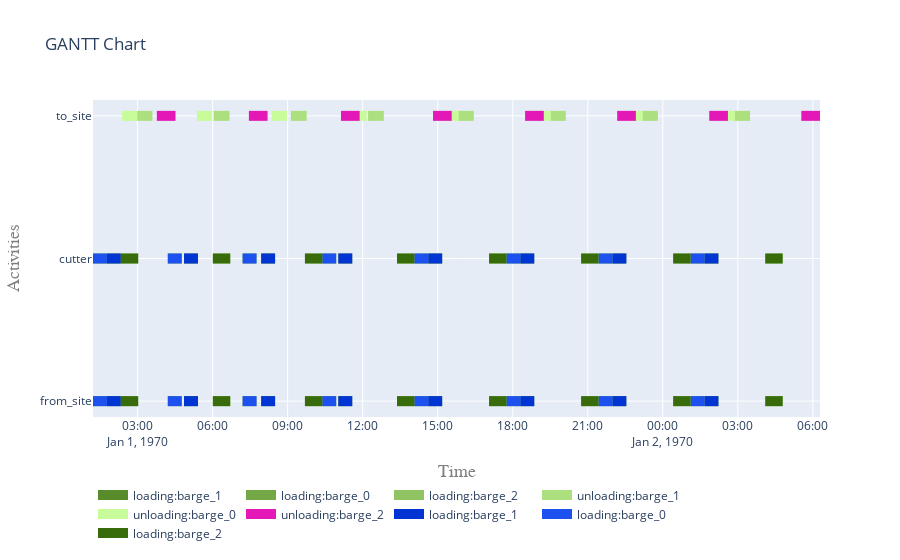

The code cell stored with this chart in its notebook:
### Code cell
fig = plot.get_gantt_chart([from_site, to_site, cutter],id_map=id_map)

### Figure 1 — Plotly figure (JSON) as saved in the notebook; plotly's stock layout.template omitted (floating-point values rounded to 4 significant figures)
{"data": [{"connectgaps": false, "hoverinfo": "y+name", "line": {"color": "rgb(88,140,43)", "width": 10}, "mode": "lines", "name": "loading:barge_1", "type": "scatter", "x": ["1970-01-01T01:46:24", "1970-01-01T01:46:24", "1970-01-01T02:19:44", "1970-01-01T02:19:44", "1970-01-01T02:19:44", "1970-01-01T04:51:28", "1970-01-01T04:51:28", "1970-01-01T05:24:48", "1970-01-01T05:24:48", "1970-01-01T05:24:48", "1970-01-01T07:56:32", "1970-01-01T07:56:32", "1970-01-01T08:29:52", "1970-01-01T08:29:52", "1970-01-01T08:29:52", "1970-01-01T11:01:36", "1970-01-01T11:01:36", "1970-01-01T11:34:56", "1970-01-01T11:34:56", "1970-01-01T11:34:56", "1970-01-01T14:37:20", "1970-01-01T14:37:20", "1970-01-01T15:10:40", "1970-01-01T15:10:40", "1970-01-01T15:10:40", "1970-01-01T18:18:12", "1970-01-01T18:18:12", "1970-01-01T18:51:32", "1970-01-01T18:51:32", "1970-01-01T18:51:32", "1970-01-01T21:59:04", "1970-01-01T21:59:04", "1970-01-01T22:32:24", "1970-01-01T22:32:24", "1970-01-01T22:32:24", "1970-01-02T01:39:56", "1970-01-02T01:39:56", "1970-01-02T02:13:16", "1970-01-02T02:13:16", "1970-01-02T02:13:16", "1970-01-01T01:46:24", "1970-01-01T01:46:24", "1970-01-01T02:19:44", "1970-01-01T02:19:44", "1970-01-01T02:19:44", "1970-01-01T04:51:28", "1970-01-01T04:51:28", "1970-01-01T05:24:48", "1970-01-01T05:24:48", "1970-01-01T05:24:48", "1970-01-01T07:56:32", "1970-01-01T07:56:32", "1970-01-01T08:29:52", "1970-01-01T08:29:52", "1970-01-01T08:29:52", "1970-01-01T11:01:36", "1970-01-01T11:01:36", "1970-01-01T11:34:56", "1970-01-01T11:34:56", "1970-01-01T11:34:56", "1970-01-01T14:37:20", "1970-01-01T14:37:20", "1970-01-01T15:10:40", "1970-01-01T15:10:40", "1970-01-01T15:10:40", "1970-01-01T18:18:12", "1970-01-01T18:18:12", "1970-01-01T18:51:32", "1970-01-01T18:51:32", "1970-01-01T18:51:32", "1970-01-01T21:59:04", "1970-01-01T21:59:04", "1970-01-01T22:32:24", "1970-01-01T22:32:24", "1970-01-01T22:32:24", "1970-01-02T01:39:56", "1970-01-02T01:39:56", "1970-01-02T02:13:16", "1970-01-02T02:13:16", "1970-01-02T02:13:16"], "y": ["from_site", "from_site", "from_site", "from_site", null, "from_site", "from_site", "from_site", "from_site", null, "from_site", "from_site", "from_site", "from_site", null, "from_site", "from_site", "from_site", "from_site", null, "from_site", "from_site", "from_site", "from_site", null, "from_site", "from_site", "from_site", "from_site", null, "from_site", "from_site", "from_site", "from_site", null, "from_site", "from_site", "from_site", "from_site", null, "cutter", "cutter", "cutter", "cutter", null, "cutter", "cutter", "cutter", "cutter", null, "cutter", "cutter", "cutter", "cutter", null, "cutter", "cutter", "cutter", "cutter", null, "cutter", "cutter", "cutter", "cutter", null, "cutter", "cutter", "cutter", "cutter", null, "cutter", "cutter", "cutter", "cutter", null, "cutter", "cutter", "cutter", "cutter", null]}, {"connectgaps": false, "hoverinfo": "y+name", "line": {"color": "rgb(116,168,71)", "width": 10}, "mode": "lines", "name": "loading:barge_0", "type": "scatter", "x": ["1970-01-01T01:13:04", "1970-01-01T01:13:04", "1970-01-01T01:46:24", "1970-01-01T01:46:24", "1970-01-01T01:46:24", "1970-01-01T04:12:32", "1970-01-01T04:12:32", "1970-01-01T04:45:52", "1970-01-01T04:45:52", "1970-01-01T04:45:52", "1970-01-01T07:12:00", "1970-01-01T07:12:00", "1970-01-01T07:45:20", "1970-01-01T07:45:20", "1970-01-01T07:45:20", "1970-01-01T10:23:08", "1970-01-01T10:23:08", "1970-01-01T10:56:28", "1970-01-01T10:56:28", "1970-01-01T10:56:28", "1970-01-01T14:04:00", "1970-01-01T14:04:00", "1970-01-01T14:37:20", "1970-01-01T14:37:20", "1970-01-01T14:37:20", "1970-01-01T17:44:52", "1970-01-01T17:44:52", "1970-01-01T18:18:12", "1970-01-01T18:18:12", "1970-01-01T18:18:12", "1970-01-01T21:25:44", "1970-01-01T21:25:44", "1970-01-01T21:59:04", "1970-01-01T21:59:04", "1970-01-01T21:59:04", "1970-01-02T01:06:36", "1970-01-02T01:06:36", "1970-01-02T01:39:56", "1970-01-02T01:39:56", "1970-01-02T01:39:56", "1970-01-01T01:13:04", "1970-01-01T01:13:04", "1970-01-01T01:46:24", "1970-01-01T01:46:24", "1970-01-01T01:46:24", "1970-01-01T04:12:32", "1970-01-01T04:12:32", "1970-01-01T04:45:52", "1970-01-01T04:45:52", "1970-01-01T04:45:52", "1970-01-01T07:12:00", "1970-01-01T07:12:00", "1970-01-01T07:45:20", "1970-01-01T07:45:20", "1970-01-01T07:45:20", "1970-01-01T10:23:08", "1970-01-01T10:23:08", "1970-01-01T10:56:28", "1970-01-01T10:56:28", "1970-01-01T10:56:28", "1970-01-01T14:04:00", "1970-01-01T14:04:00", "1970-01-01T14:37:20", "1970-01-01T14:37:20", "1970-01-01T14:37:20", "1970-01-01T17:44:52", "1970-01-01T17:44:52", "1970-01-01T18:18:12", "1970-01-01T18:18:12", "1970-01-01T18:18:12", "1970-01-01T21:25:44", "1970-01-01T21:25:44", "1970-01-01T21:59:04", "1970-01-01T21:59:04", "1970-01-01T21:59:04", "1970-01-02T01:06:36", "1970-01-02T01:06:36", "1970-01-02T01:39:56", "1970-01-02T01:39:56", "1970-01-02T01:39:56"], "y": ["from_site", "from_site", "from_site", "from_site", null, "from_site", "from_site", "from_site", "from_site", null, "from_site", "from_site", "from_site", "from_site", null, "from_site", "from_site", "from_site", "from_site", null, "from_site", "from_site", "from_site", "from_site", null, "from_site", "from_site", "from_site", "from_site", null, "from_site", "from_site", "from_site", "from_site", null, "from_site", "from_site", "from_site", "from_site", null, "cutter", "cutter", "cutter", "cutter", null, "cutter", "cutter", "cutter", "cutter", null, "cutter", "cutter", "cutter", "cutter", null, "cutter", "cutter", "cutter", "cutter", null, "cutter", "cutter", "cutter", "cutter", null, "cutter", "cutter", "cutter", "cutter", null, "cutter", "cutter", "cutter", "cutter", null, "cutter", "cutter", "cutter", "cutter", null]}, {"connectgaps": false, "hoverinfo": "y+name", "line": {"color": "rgb(144,196,99)", "width": 10}, "mode": "lines", "name": "loading:barge_2", "type": "scatter", "x": ["1970-01-01T02:19:44", "1970-01-01T02:19:44", "1970-01-01T03:01:24", "1970-01-01T03:01:24", "1970-01-01T03:01:24", "1970-01-01T06:00:36", "1970-01-01T06:00:36", "1970-01-01T06:42:16", "1970-01-01T06:42:16", "1970-01-01T06:42:16", "1970-01-01T09:41:28", "1970-01-01T09:41:28", "1970-01-01T10:23:08", "1970-01-01T10:23:08", "1970-01-01T10:23:08", "1970-01-01T13:22:20", "1970-01-01T13:22:20", "1970-01-01T14:04:00", "1970-01-01T14:04:00", "1970-01-01T14:04:00", "1970-01-01T17:03:12", "1970-01-01T17:03:12", "1970-01-01T17:44:52", "1970-01-01T17:44:52", "1970-01-01T17:44:52", "1970-01-01T20:44:04", "1970-01-01T20:44:04", "1970-01-01T21:25:44", "1970-01-01T21:25:44", "1970-01-01T21:25:44", "1970-01-02T00:24:56", "1970-01-02T00:24:56", "1970-01-02T01:06:36", "1970-01-02T01:06:36", "1970-01-02T01:06:36", "1970-01-02T04:05:48", "1970-01-02T04:05:48", "1970-01-02T04:47:28", "1970-01-02T04:47:28", "1970-01-02T04:47:28", "1970-01-01T02:19:44", "1970-01-01T02:19:44", "1970-01-01T03:01:24", "1970-01-01T03:01:24", "1970-01-01T03:01:24", "1970-01-01T06:00:36", "1970-01-01T06:00:36", "1970-01-01T06:42:16", "1970-01-01T06:42:16", "1970-01-01T06:42:16", "1970-01-01T09:41:28", "1970-01-01T09:41:28", "1970-01-01T10:23:08", "1970-01-01T10:23:08", "1970-01-01T10:23:08", "1970-01-01T13:22:20", "1970-01-01T13:22:20", "1970-01-01T14:04:00", "1970-01-01T14:04:00", "1970-01-01T14:04:00", "1970-01-01T17:03:12", "1970-01-01T17:03:12", "1970-01-01T17:44:52", "1970-01-01T17:44:52", "1970-01-01T17:44:52", "1970-01-01T20:44:04", "1970-01-01T20:44:04", "1970-01-01T21:25:44", "1970-01-01T21:25:44", "1970-01-01T21:25:44", "1970-01-02T00:24:56", "1970-01-02T00:24:56", "1970-01-02T01:06:36", "1970-01-02T01:06:36", "1970-01-02T01:06:36", "1970-01-02T04:05:48", "1970-01-02T04:05:48", "1970-01-02T04:47:28", "1970-01-02T04:47:28", "1970-01-02T04:47:28"], "y": ["from_site", "from_site", "from_site", "from_site", null, "from_site", "from_site", "from_site", "from_site", null, "from_site", "from_site", "from_site", "from_site", null, "from_site", "from_site", "from_site", "from_site", null, "from_site", "from_site", "from_site", "from_site", null, "from_site", "from_site", "from_site", "from_site", null, "from_site", "from_site", "from_site", "from_site", null, "from_site", "from_site", "from_site", "from_site", null, "cutter", "cutter", "cutter", "cutter", null, "cutter", "cutter", "cutter", "cutter", null, "cutter", "cutter", "cutter", "cutter", null, "cutter", "cutter", "cutter", "cutter", null, "cutter", "cutter", "cutter", "cutter", null, "cutter", "cutter", "cutter", "cutter", null, "cutter", "cutter", "cutter", "cutter", null, "cutter", "cutter", "cutter", "cutter", null]}, {"connectgaps": false, "hoverinfo": "y+name", "line": {"color": "rgb(172,224,127)", "width": 10}, "mode": "lines", "name": "unloading:barge_1", "type": "scatter", "x": ["1970-01-01T02:57:40", "1970-01-01T02:57:40", "1970-01-01T03:35:36", "1970-01-01T03:35:36", "1970-01-01T03:35:36", "1970-01-01T06:02:44", "1970-01-01T06:02:44", "1970-01-01T06:40:40", "1970-01-01T06:40:40", "1970-01-01T06:40:40", "1970-01-01T09:07:48", "1970-01-01T09:07:48", "1970-01-01T09:45:44", "1970-01-01T09:45:44", "1970-01-01T09:45:44", "1970-01-01T12:12:52", "1970-01-01T12:12:52", "1970-01-01T12:50:48", "1970-01-01T12:50:48", "1970-01-01T12:50:48", "1970-01-01T15:48:36", "1970-01-01T15:48:36", "1970-01-01T16:26:32", "1970-01-01T16:26:32", "1970-01-01T16:26:32", "1970-01-01T19:29:28", "1970-01-01T19:29:28", "1970-01-01T20:07:24", "1970-01-01T20:07:24", "1970-01-01T20:07:24", "1970-01-01T23:10:20", "1970-01-01T23:10:20", "1970-01-01T23:48:16", "1970-01-01T23:48:16", "1970-01-01T23:48:16", "1970-01-02T02:51:12", "1970-01-02T02:51:12", "1970-01-02T03:29:08", "1970-01-02T03:29:08", "1970-01-02T03:29:08"], "y": ["to_site", "to_site", "to_site", "to_site", null, "to_site", "to_site", "to_site", "to_site", null, "to_site", "to_site", "to_site", "to_site", null, "to_site", "to_site", "to_site", "to_site", null, "to_site", "to_site", "to_site", "to_site", null, "to_site", "to_site", "to_site", "to_site", null, "to_site", "to_site", "to_site", "to_site", null, "to_site", "to_site", "to_site", "to_site", null]}, {"connectgaps": false, "hoverinfo": "y+name", "line": {"color": "rgb(200,252,155)", "width": 10}, "mode": "lines", "name": "unloading:barge_0", "type": "scatter", "x": ["1970-01-01T02:22:56", "1970-01-01T02:22:56", "1970-01-01T02:59:28", "1970-01-01T02:59:28", "1970-01-01T02:59:28", "1970-01-01T05:22:24", "1970-01-01T05:22:24", "1970-01-01T05:58:56", "1970-01-01T05:58:56", "1970-01-01T05:58:56", "1970-01-01T08:21:52", "1970-01-01T08:21:52", "1970-01-01T08:58:24", "1970-01-01T08:58:24", "1970-01-01T08:58:24", "1970-01-01T11:33:00", "1970-01-01T11:33:00", "1970-01-01T12:09:32", "1970-01-01T12:09:32", "1970-01-01T12:09:32", "1970-01-01T15:13:52", "1970-01-01T15:13:52", "1970-01-01T15:50:24", "1970-01-01T15:50:24", "1970-01-01T15:50:24", "1970-01-01T18:54:44", "1970-01-01T18:54:44", "1970-01-01T19:31:16", "1970-01-01T19:31:16", "1970-01-01T19:31:16", "1970-01-01T22:35:36", "1970-01-01T22:35:36", "1970-01-01T23:12:08", "1970-01-01T23:12:08", "1970-01-01T23:12:08", "1970-01-02T02:16:28", "1970-01-02T02:16:28", "1970-01-02T02:53:00", "1970-01-02T02:53:00", "1970-01-02T02:53:00"], "y": ["to_site", "to_site", "to_site", "to_site", null, "to_site", "to_site", "to_site", "to_site", null, "to_site", "to_site", "to_site", "to_site", null, "to_site", "to_site", "to_site", "to_site", null, "to_site", "to_site", "to_site", "to_site", null, "to_site", "to_site", "to_site", "to_site", null, "to_site", "to_site", "to_site", "to_site", null, "to_site", "to_site", "to_site", "to_site", null]}, {"connectgaps": false, "hoverinfo": "y+name", "line": {"color": "rgb(228,24,183)", "width": 10}, "mode": "lines", "name": "unloading:barge_2", "type": "scatter", "x": ["1970-01-01T03:46:12", "1970-01-01T03:46:12", "1970-01-01T04:31:00", "1970-01-01T04:31:00", "1970-01-01T04:31:00", "1970-01-01T07:27:04", "1970-01-01T07:27:04", "1970-01-01T08:11:52", "1970-01-01T08:11:52", "1970-01-01T08:11:52", "1970-01-01T11:07:56", "1970-01-01T11:07:56", "1970-01-01T11:52:44", "1970-01-01T11:52:44", "1970-01-01T11:52:44", "1970-01-01T14:48:48", "1970-01-01T14:48:48", "1970-01-01T15:33:36", "1970-01-01T15:33:36", "1970-01-01T15:33:36", "1970-01-01T18:29:40", "1970-01-01T18:29:40", "1970-01-01T19:14:28", "1970-01-01T19:14:28", "1970-01-01T19:14:28", "1970-01-01T22:10:32", "1970-01-01T22:10:32", "1970-01-01T22:55:20", "1970-01-01T22:55:20", "1970-01-01T22:55:20", "1970-01-02T01:51:24", "1970-01-02T01:51:24", "1970-01-02T02:36:12", "1970-01-02T02:36:12", "1970-01-02T02:36:12", "1970-01-02T05:32:16", "1970-01-02T05:32:16", "1970-01-02T06:17:04", "1970-01-02T06:17:04", "1970-01-02T06:17:04"], "y": ["to_site", "to_site", "to_site", "to_site", null, "to_site", "to_site", "to_site", "to_site", null, "to_site", "to_site", "to_site", "to_site", null, "to_site", "to_site", "to_site", "to_site", null, "to_site", "to_site", "to_site", "to_site", null, "to_site", "to_site", "to_site", "to_site", null, "to_site", "to_site", "to_site", "to_site", null, "to_site", "to_site", "to_site", "to_site", null]}, {"connectgaps": false, "hoverinfo": "y+name", "line": {"color": "rgb(0,52,211)", "width": 10}, "mode": "lines", "name": "loading:barge_1", "type": "scatter", "x": ["1970-01-01T01:46:24", "1970-01-01T01:46:24", "1970-01-01T02:19:44", "1970-01-01T02:19:44", "1970-01-01T02:19:44", "1970-01-01T04:51:28", "1970-01-01T04:51:28", "1970-01-01T05:24:48", "1970-01-01T05:24:48", "1970-01-01T05:24:48", "1970-01-01T07:56:32", "1970-01-01T07:56:32", "1970-01-01T08:29:52", "1970-01-01T08:29:52", "1970-01-01T08:29:52", "1970-01-01T11:01:36", "1970-01-01T11:01:36", "1970-01-01T11:34:56", "1970-01-01T11:34:56", "1970-01-01T11:34:56", "1970-01-01T14:37:20", "1970-01-01T14:37:20", "1970-01-01T15:10:40", "1970-01-01T15:10:40", "1970-01-01T15:10:40", "1970-01-01T18:18:12", "1970-01-01T18:18:12", "1970-01-01T18:51:32", "1970-01-01T18:51:32", "1970-01-01T18:51:32", "1970-01-01T21:59:04", "1970-01-01T21:59:04", "1970-01-01T22:32:24", "1970-01-01T22:32:24", "1970-01-01T22:32:24", "1970-01-02T01:39:56", "1970-01-02T01:39:56", "1970-01-02T02:13:16", "1970-01-02T02:13:16", "1970-01-02T02:13:16", "1970-01-01T01:46:24", "1970-01-01T01:46:24", "1970-01-01T02:19:44", "1970-01-01T02:19:44", "1970-01-01T02:19:44", "1970-01-01T04:51:28", "1970-01-01T04:51:28", "1970-01-01T05:24:48", "1970-01-01T05:24:48", "1970-01-01T05:24:48", "1970-01-01T07:56:32", "1970-01-01T07:56:32", "1970-01-01T08:29:52", "1970-01-01T08:29:52", "1970-01-01T08:29:52", "1970-01-01T11:01:36", "1970-01-01T11:01:36", "1970-01-01T11:34:56", "1970-01-01T11:34:56", "1970-01-01T11:34:56", "1970-01-01T14:37:20", "1970-01-01T14:37:20", "1970-01-01T15:10:40", "1970-01-01T15:10:40", "1970-01-01T15:10:40", "1970-01-01T18:18:12", "1970-01-01T18:18:12", "1970-01-01T18:51:32", "1970-01-01T18:51:32", "1970-01-01T18:51:32", "1970-01-01T21:59:04", "1970-01-01T21:59:04", "1970-01-01T22:32:24", "1970-01-01T22:32:24", "1970-01-01T22:32:24", "1970-01-02T01:39:56", "1970-01-02T01:39:56", "1970-01-02T02:13:16", "1970-01-02T02:13:16", "1970-01-02T02:13:16"], "y": ["from_site", "from_site", "from_site", "from_site", null, "from_site", "from_site", "from_site", "from_site", null, "from_site", "from_site", "from_site", "from_site", null, "from_site", "from_site", "from_site", "from_site", null, "from_site", "from_site", "from_site", "from_site", null, "from_site", "from_site", "from_site", "from_site", null, "from_site", "from_site", "from_site", "from_site", null, "from_site", "from_site", "from_site", "from_site", null, "cutter", "cutter", "cutter", "cutter", null, "cutter", "cutter", "cutter", "cutter", null, "cutter", "cutter", "cutter", "cutter", null, "cutter", "cutter", "cutter", "cutter", null, "cutter", "cutter", "cutter", "cutter", null, "cutter", "cutter", "cutter", "cutter", null, "cutter", "cutter", "cutter", "cutter", null, "cutter", "cutter", "cutter", "cutter", null]}, {"connectgaps": false, "hoverinfo": "y+name", "line": {"color": "rgb(28,80,239)", "width": 10}, "mode": "lines", "name": "loading:barge_0", "type": "scatter", "x": ["1970-01-01T01:13:04", "1970-01-01T01:13:04", "1970-01-01T01:46:24", "1970-01-01T01:46:24", "1970-01-01T01:46:24", "1970-01-01T04:12:32", "1970-01-01T04:12:32", "1970-01-01T04:45:52", "1970-01-01T04:45:52", "1970-01-01T04:45:52", "1970-01-01T07:12:00", "1970-01-01T07:12:00", "1970-01-01T07:45:20", "1970-01-01T07:45:20", "1970-01-01T07:45:20", "1970-01-01T10:23:08", "1970-01-01T10:23:08", "1970-01-01T10:56:28", "1970-01-01T10:56:28", "1970-01-01T10:56:28", "1970-01-01T14:04:00", "1970-01-01T14:04:00", "1970-01-01T14:37:20", "1970-01-01T14:37:20", "1970-01-01T14:37:20", "1970-01-01T17:44:52", "1970-01-01T17:44:52", "1970-01-01T18:18:12", "1970-01-01T18:18:12", "1970-01-01T18:18:12", "1970-01-01T21:25:44", "1970-01-01T21:25:44", "1970-01-01T21:59:04", "1970-01-01T21:59:04", "1970-01-01T21:59:04", "1970-01-02T01:06:36", "1970-01-02T01:06:36", "1970-01-02T01:39:56", "1970-01-02T01:39:56", "1970-01-02T01:39:56", "1970-01-01T01:13:04", "1970-01-01T01:13:04", "1970-01-01T01:46:24", "1970-01-01T01:46:24", "1970-01-01T01:46:24", "1970-01-01T04:12:32", "1970-01-01T04:12:32", "1970-01-01T04:45:52", "1970-01-01T04:45:52", "1970-01-01T04:45:52", "1970-01-01T07:12:00", "1970-01-01T07:12:00", "1970-01-01T07:45:20", "1970-01-01T07:45:20", "1970-01-01T07:45:20", "1970-01-01T10:23:08", "1970-01-01T10:23:08", "1970-01-01T10:56:28", "1970-01-01T10:56:28", "1970-01-01T10:56:28", "1970-01-01T14:04:00", "1970-01-01T14:04:00", "1970-01-01T14:37:20", "1970-01-01T14:37:20", "1970-01-01T14:37:20", "1970-01-01T17:44:52", "1970-01-01T17:44:52", "1970-01-01T18:18:12", "1970-01-01T18:18:12", "1970-01-01T18:18:12", "1970-01-01T21:25:44", "1970-01-01T21:25:44", "1970-01-01T21:59:04", "1970-01-01T21:59:04", "1970-01-01T21:59:04", "1970-01-02T01:06:36", "1970-01-02T01:06:36", "1970-01-02T01:39:56", "1970-01-02T01:39:56", "1970-01-02T01:39:56"], "y": ["from_site", "from_site", "from_site", "from_site", null, "from_site", "from_site", "from_site", "from_site", null, "from_site", "from_site", "from_site", "from_site", null, "from_site", "from_site", "from_site", "from_site", null, "from_site", "from_site", "from_site", "from_site", null, "from_site", "from_site", "from_site", "from_site", null, "from_site", "from_site", "from_site", "from_site", null, "from_site", "from_site", "from_site", "from_site", null, "cutter", "cutter", "cutter", "cutter", null, "cutter", "cutter", "cutter", "cutter", null, "cutter", "cutter", "cutter", "cutter", null, "cutter", "cutter", "cutter", "cutter", null, "cutter", "cutter", "cutter", "cutter", null, "cutter", "cutter", "cutter", "cutter", null, "cutter", "cutter", "cutter", "cutter", null, "cutter", "cutter", "cutter", "cutter", null]}, {"connectgaps": false, "hoverinfo": "y+name", "line": {"color": "rgb(56,108,11)", "width": 10}, "mode": "lines", "name": "loading:barge_2", "type": "scatter", "x": ["1970-01-01T02:19:44", "1970-01-01T02:19:44", "1970-01-01T03:01:24", "1970-01-01T03:01:24", "1970-01-01T03:01:24", "1970-01-01T06:00:36", "1970-01-01T06:00:36", "1970-01-01T06:42:16", "1970-01-01T06:42:16", "1970-01-01T06:42:16", "1970-01-01T09:41:28", "1970-01-01T09:41:28", "1970-01-01T10:23:08", "1970-01-01T10:23:08", "1970-01-01T10:23:08", "1970-01-01T13:22:20", "1970-01-01T13:22:20", "1970-01-01T14:04:00", "1970-01-01T14:04:00", "1970-01-01T14:04:00", "1970-01-01T17:03:12", "1970-01-01T17:03:12", "1970-01-01T17:44:52", "1970-01-01T17:44:52", "1970-01-01T17:44:52", "1970-01-01T20:44:04", "1970-01-01T20:44:04", "1970-01-01T21:25:44", "1970-01-01T21:25:44", "1970-01-01T21:25:44", "1970-01-02T00:24:56", "1970-01-02T00:24:56", "1970-01-02T01:06:36", "1970-01-02T01:06:36", "1970-01-02T01:06:36", "1970-01-02T04:05:48", "1970-01-02T04:05:48", "1970-01-02T04:47:28", "1970-01-02T04:47:28", "1970-01-02T04:47:28", "1970-01-01T02:19:44", "1970-01-01T02:19:44", "1970-01-01T03:01:24", "1970-01-01T03:01:24", "1970-01-01T03:01:24", "1970-01-01T06:00:36", "1970-01-01T06:00:36", "1970-01-01T06:42:16", "1970-01-01T06:42:16", "1970-01-01T06:42:16", "1970-01-01T09:41:28", "1970-01-01T09:41:28", "1970-01-01T10:23:08", "1970-01-01T10:23:08", "1970-01-01T10:23:08", "1970-01-01T13:22:20", "1970-01-01T13:22:20", "1970-01-01T14:04:00", "1970-01-01T14:04:00", "1970-01-01T14:04:00", "1970-01-01T17:03:12", "1970-01-01T17:03:12", "1970-01-01T17:44:52", "1970-01-01T17:44:52", "1970-01-01T17:44:52", "1970-01-01T20:44:04", "1970-01-01T20:44:04", "1970-01-01T21:25:44", "1970-01-01T21:25:44", "1970-01-01T21:25:44", "1970-01-02T00:24:56", "1970-01-02T00:24:56", "1970-01-02T01:06:36", "1970-01-02T01:06:36", "1970-01-02T01:06:36", "1970-01-02T04:05:48", "1970-01-02T04:05:48", "1970-01-02T04:47:28", "1970-01-02T04:47:28", "1970-01-02T04:47:28"], "y": ["from_site", "from_site", "from_site", "from_site", null, "from_site", "from_site", "from_site", "from_site", null, "from_site", "from_site", "from_site", "from_site", null, "from_site", "from_site", "from_site", "from_site", null, "from_site", "from_site", "from_site", "from_site", null, "from_site", "from_site", "from_site", "from_site", null, "from_site", "from_site", "from_site", "from_site", null, "from_site", "from_site", "from_site", "from_site", null, "cutter", "cutter", "cutter", "cutter", null, "cutter", "cutter", "cutter", "cutter", null, "cutter", "cutter", "cutter", "cutter", null, "cutter", "cutter", "cutter", "cutter", null, "cutter", "cutter", "cutter", "cutter", null, "cutter", "cutter", "cutter", "cutter", null, "cutter", "cutter", "cutter", "cutter", null, "cutter", "cutter", "cutter", "cutter", null]}], "layout": {"hovermode": "closest", "legend": {"orientation": "h", "x": 0, "y": -0.2}, "title": {"text": "GANTT Chart"}, "xaxis": {"range": ["1970-01-01T01:13:04", "1970-01-02T06:17:04"], "title": {"font": {"color": "#7f7f7f", "family": "Courier New, monospace", "size": 18}, "text": "Time"}}, "yaxis": {"title": {"font": {"color": "#7f7f7f", "family": "Courier New, monospace", "size": 18}, "text": "Activities"}}}}
